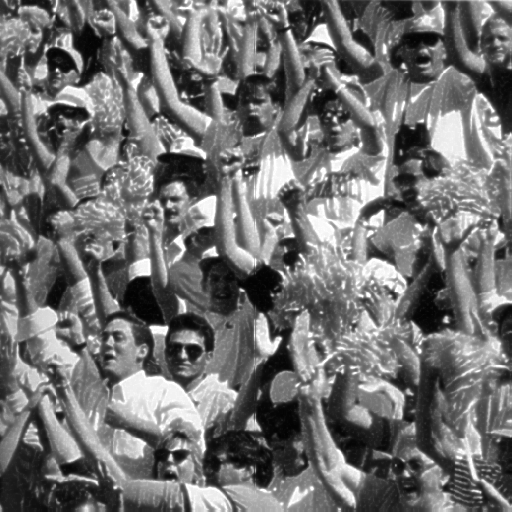
%> input picture crowd.tif, 512 x 512 px
$ octave crowd.m   (GNU Octave 9; MATLAB toolbox functions it lacks are replaced by stand-ins)
%> lines starting %> are read from the running program, lines starting %| are printed output that depends on the picture; in (x1, y1, x2, y2) boxes, pixels count from 0 and x2, y2 are one past the last pixel; in counts of white or black regions, pixels touching at a corner belong together; the program's own positions count from 1
% firstly, please put Atrium2.jpg in your current work directory, then you
% can run the following commands.

im=imread('crowd.tif');
%> im is the input picture: size 512x512 uint8; min 2, max 255, mean 112.6

%% exercise 1
subplot(3,4,1);
imshow(im);title('original image');

%% exercise 3
subplot(3,4,2);
imshow(im+40);title('brighter');
subplot(3,4,3);
imshow(im-40);title('darker');
%> after `imshow(im-40)`:
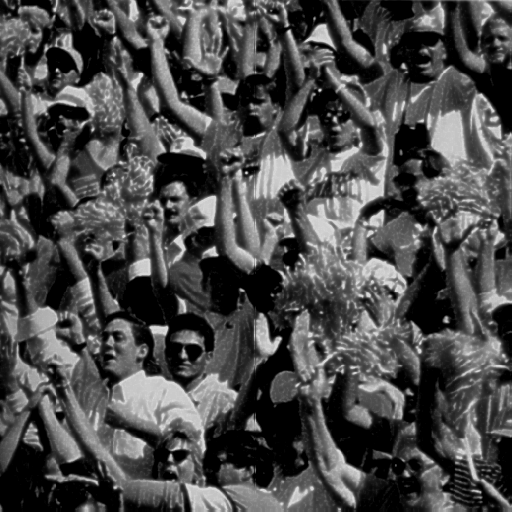
%> displayed picture: size 512x512, on the screen's scale of 0 to 255; min 0, max 215, mean 74.9

%% exercise 4
subplot(3,4,4);
im3=im(:,512:-1:1,:);
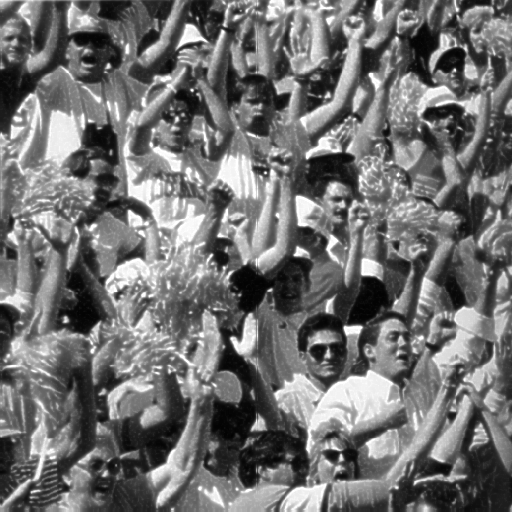
%> im3: size 512x512 uint8; min 2, max 255, mean 112.6; mean of the top-left, top-right, bottom-left and bottom-right quarters 120.3, 114.4, 105.4, 110.2
imshow(im3);title('flip');

%% 2 bit
subplot(3,4,5);
img2bit=im;
[r,c]=size(img2bit);
%> r = 512; c = 512
for i=1:r
	for j=1:c
		f=img2bit(i,j);
		if f<=127
			img2bit(i,j)=0;
		elseif f>127 && f<256
			img2bit(i,j)=255;
		end
	end
end
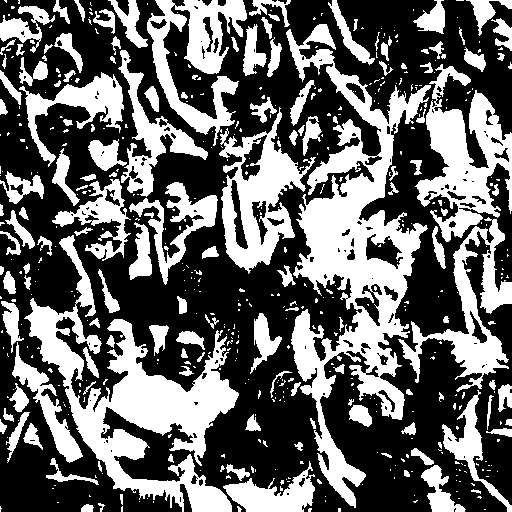
%> img2bit: size 512x512 uint8; 39.7% white; 527 white regions (385 under 20 px), largest, box (x1, y1, x2, y2) and area: (286, 24, 431, 508) 22563, (24, 235, 239, 512) 16696, (415, 64, 512, 242) 7470
imshow(img2bit);
title('2 bit');

%% 4 bit
subplot(3,4,6);
img4bit=im;
[r,c]=size(img4bit);
for i=1:r
	for j=1:c
		f=img4bit(i,j);
		if f<=64
			img4bit(i,j)=0;
		elseif f>64 && f<127
			img4bit(i,j)=85;
		elseif f>127 && f<191
			img4bit(i,j)=170;
		elseif f>191 && f<256
			img4bit(i,j)=255;
		end
	end
end
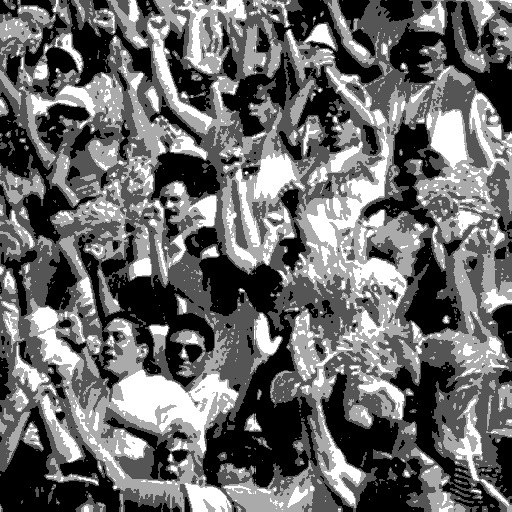
%> img4bit: size 512x512 uint8; min 0, max 255, mean 106.5
imshow(img4bit);
title('4 bit');

%% 6 bit
subplot(3,4,7);
img6bit=im;
[r,c]=size(img6bit);
for i=1:r
	for j=1:c
		f=img6bit(i,j);
		if f<=42
			img6bit(i,j)=0;
		elseif f>42 && f<84
			img6bit(i,j)=51;
		elseif f>84 && f<127
			img6bit(i,j)=102;
		elseif f>127 && f<168
			img6bit(i,j)=153;
		elseif f>168 && f<210
			img6bit(i,j)=204;
		elseif f>210 && f<256
			img6bit(i,j)=255;
		end
	end
end
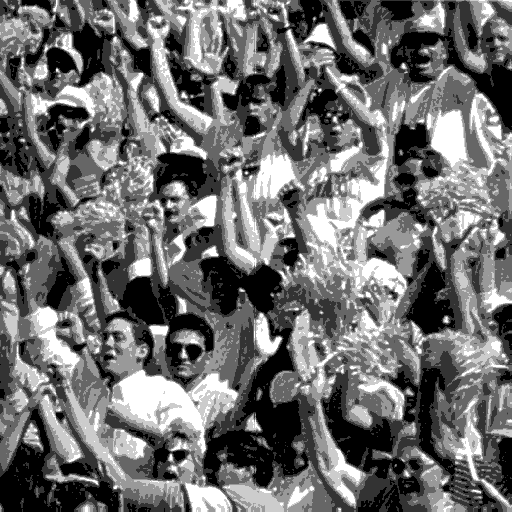
%> img6bit: size 512x512 uint8; min 0, max 255, mean 110.1
imshow(img6bit);
title('6 bit');

%% 8 bit
subplot(3,4,8);
img8bit=im;
[r,c]=size(img8bit);
for i=1:r
	for j=1:c
		f=img8bit(i,j);
		if f<=32
			img8bit(i,j)=0;
		elseif f>32 && f<64
			img8bit(i,j)=36;
		elseif f>64 && f<96
			img8bit(i,j)=72;
		elseif f>96 && f<128
			img8bit(i,j)=109;
		elseif f>128 && f<160
			img8bit(i,j)=144;
		elseif f>160 && f<192
			img8bit(i,j)=180;
		elseif f>192 && f<224
			img8bit(i,j)=216;
		elseif f>224 && f<256
			img8bit(i,j)=255;
		end
	end
end
imshow(img8bit);
title('8 bit');

%% rotate
subplot(3,4,9);
im4=imrotate(im,45);
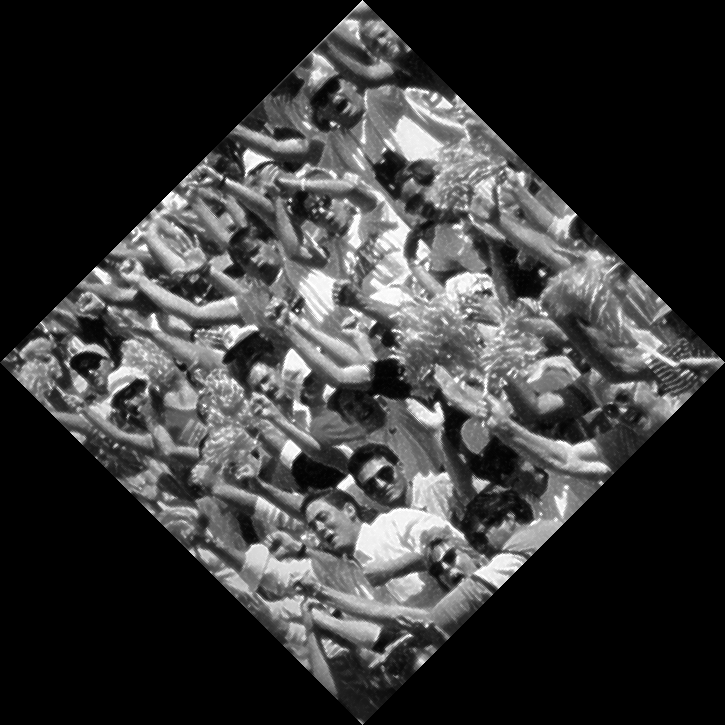
%> im4: size 725x725 uint8; min 0, max 255, mean 56.3
imshow(im4);title('rotate');

%% exercise 6
subplot(3,4,10);
im7=im(1:8:end,1:8:end,:);
imshow(im7);title('sub-sampling 2');

subplot(3,4,11);
im7=im(1:4:end,1:4:end,:);
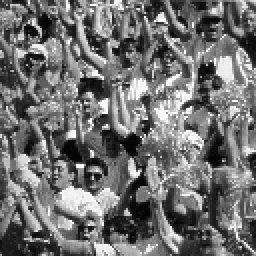
%> im7: size 128x128 uint8 (shown 2 times larger); min 2, max 255, mean 112.7
imshow(im7);title('sub-sampling 4');
